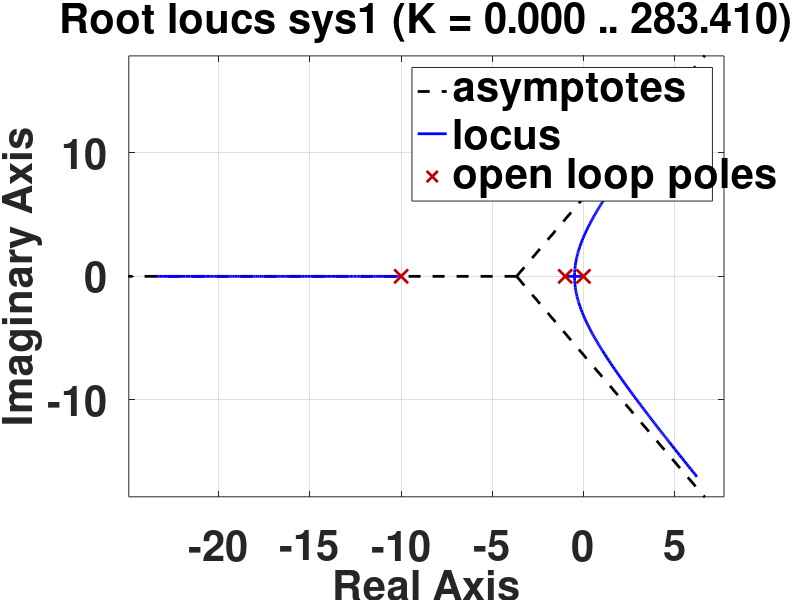
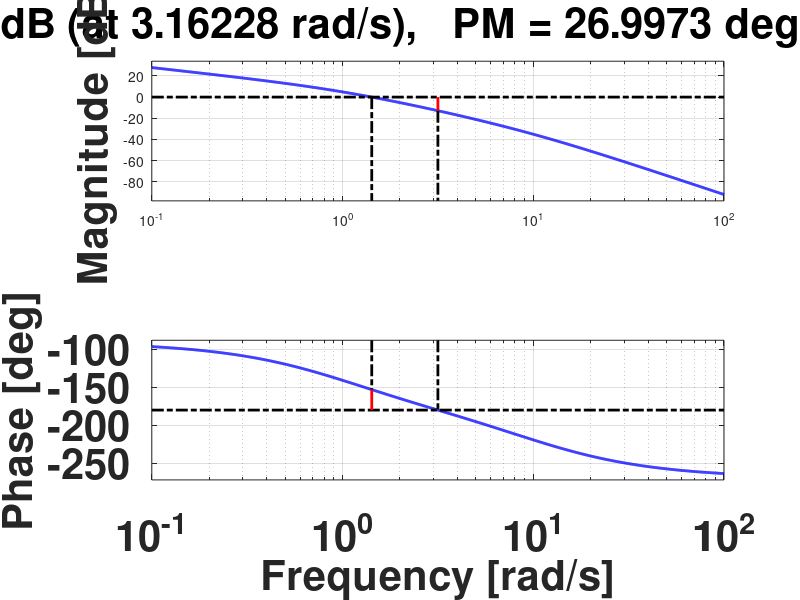
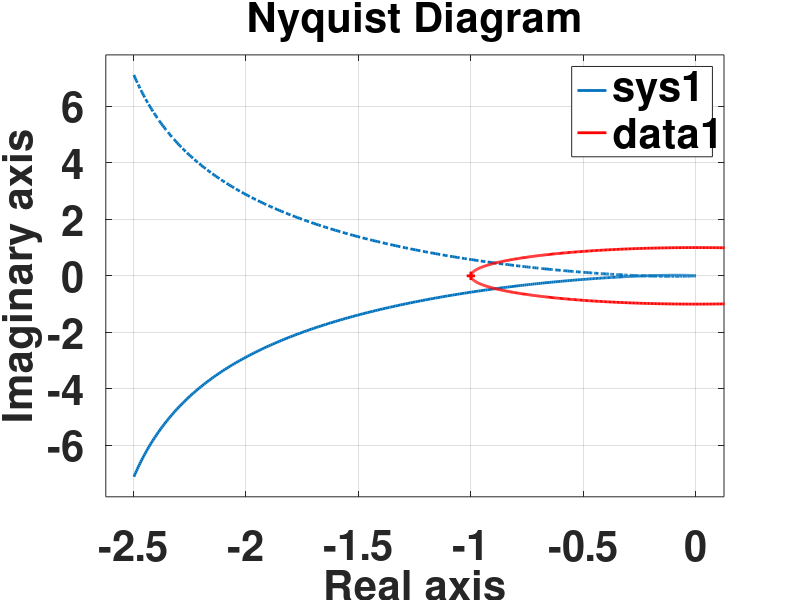

The MATLAB script that drew these images, in order: (Note: this script raises an error after producing the figures.)
clear all;
close all;
[n,d]=zp2tf([],[0,-1,-10],25);
sys1=tf(n,d)
figure();
set(gcf, 'Position',  [0, 0, 1900, 1100])
rlocus(sys1)
set(findall(gcf,'Type','line'),'LineWidth',2);
set(gca,'FontSize',30,'fontWeight','bold');
set(findall(gcf,'type','text'),'FontSize',30,'fontWeight','bold');
figure();
set(gcf, 'Position',  [0, 0, 1900, 1100])
margin(sys1);
set(findall(gcf,'Type','line'),'LineWidth',2);
set(gca,'FontSize',30,'fontWeight','bold');
set(findall(gcf,'type','text'),'FontSize',30,'fontWeight','bold');
figure();
set(gcf, 'Position',  [0, 0, 1900, 1100])
nyquist(sys1);
n = 1000; 
theta = linspace(0, 2*pi, n);
x = cos(theta);
y = sin(theta);
hold on;
plot(x,y,'r')
hold off;
xlabel('Real axis');
ylabel('Imaginary axis');
set(findall(gcf,'Type','line'),'LineWidth',2);
set(gca,'FontSize',30,'fontWeight','bold');
set(findall(gcf,'type','text'),'FontSize',30,'fontWeight','bold');
figure();
set(gcf, 'Position',  [0, 0, 1900, 1100])
csys=feedback(sys,1)
step(csys);
set(findall(gcf,'Type','line'),'LineWidth',2);
set(gca,'FontSize',30,'fontWeight','bold');
set(findall(gcf,'type','text'),'FontSize',30,'fontWeight','bold');
